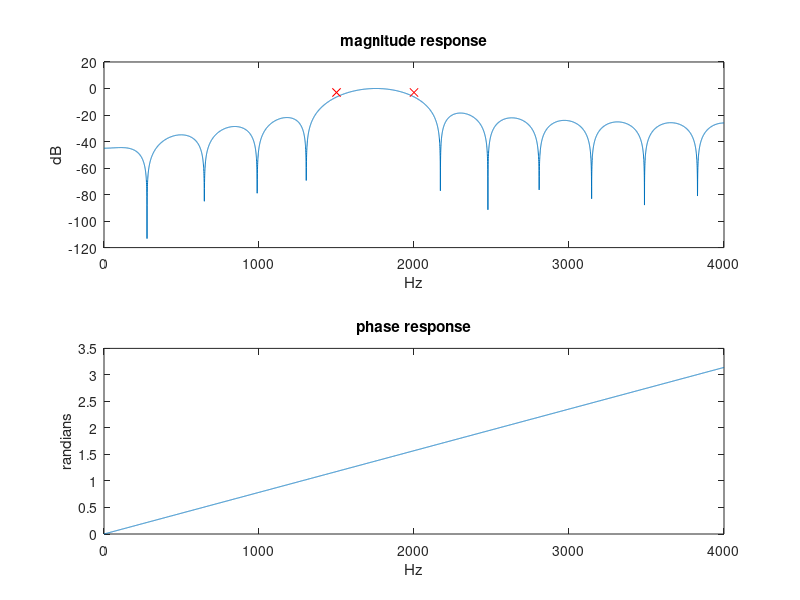

The MATLAB source for this figure:
fs = 8000;
fp = [1500 2000];
theta_p =2*[1500 2000]/8000;

b = fir1(22,theta_p,'bandpass',rectwin(23));
%freqz(b,1);
[H,W] = freqz(b,1,fs);
H_3db = 20*log10(abs(H));
theta = linspace(0,pi,fs);
f_axis = fs*theta/(2*pi);
figure();
subplot(211);
plot(f_axis,H_3db);
hold on 
plot(1500,-3,'rx');
plot(2000,-3,'rx');
hold off
xlabel('Hz')
ylabel('dB')
title('magnitude response')
subplot(212);
plot(f_axis,W);
hold on 
xlabel('Hz')
ylabel('randians')
title('phase response')